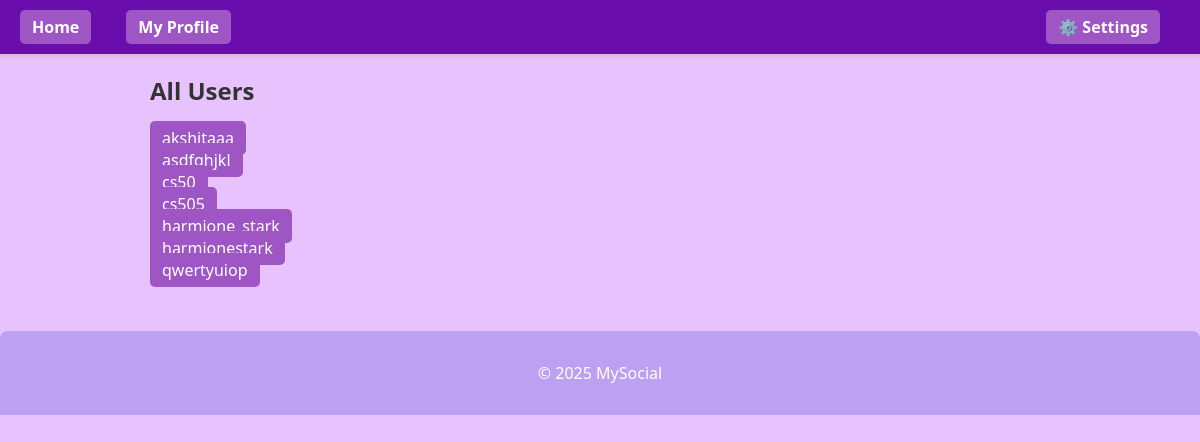
/users (signed in), run on the app's committed database.
### tables this page shows
CREATE TABLE users (
            id INTEGER PRIMARY KEY AUTOINCREMENT,
            username TEXT UNIQUE NOT NULL,
            password_hash TEXT NOT NULL,
            bio TEXT,
            profile_pic TEXT
        );

### app.py (the view)
@app.route("/users")
@login_required
def users():
    conn = sqlite3.connect(DATABASE)
    cursor = conn.cursor()
    cursor.execute("SELECT id, username FROM users WHERE id != ?", (current_user.id,))
    all_users = cursor.fetchall()
    conn.close()
    return render_template("users.html", users=all_users)

### app.py (called while the page is built)
@login_manager.user_loader
def load_user(user_id):
    conn = sqlite3.connect(DATABASE)
    cursor = conn.cursor()
    cursor.execute("SELECT * FROM users WHERE id=?", (user_id,))
    row = cursor.fetchone()
    conn.close()
    if row:
        return User(row[0], row[1], row[2])
    return None

### templates/users.html
{% extends "base.html" %}
{% block content %}
<h2>All Users</h2>
<ul>
{% for user in users %}
  <li><a href="{{ url_for('profile', username=user[1]) }}">{{ user[1] }}</a></li>
{% endfor %}
</ul>
{% endblock %}

### static/css/style.css (style rules this page uses)
body, html { margin: 0; padding: 0; font-family: 'Segoe UI', Tahoma, Geneva, Verdana, sans-serif; background-color: #e8c2fc; color: #333; }
ul { list-style: none; padding: 0; }
a { background-color: #9e56c4; color: #fff; border: none; padding: 6px 12px; border-radius: 5px; cursor: pointer; transition: background 0.3s; text-decoration: none; }

### data on the page
users: username "akshitaaa"
users: username "asdfghjkl"
users: username "cs50"
users: username "cs505"
users: username "harmione_stark"
users: username "harmionestark"
users: username "qwertyuiop"
